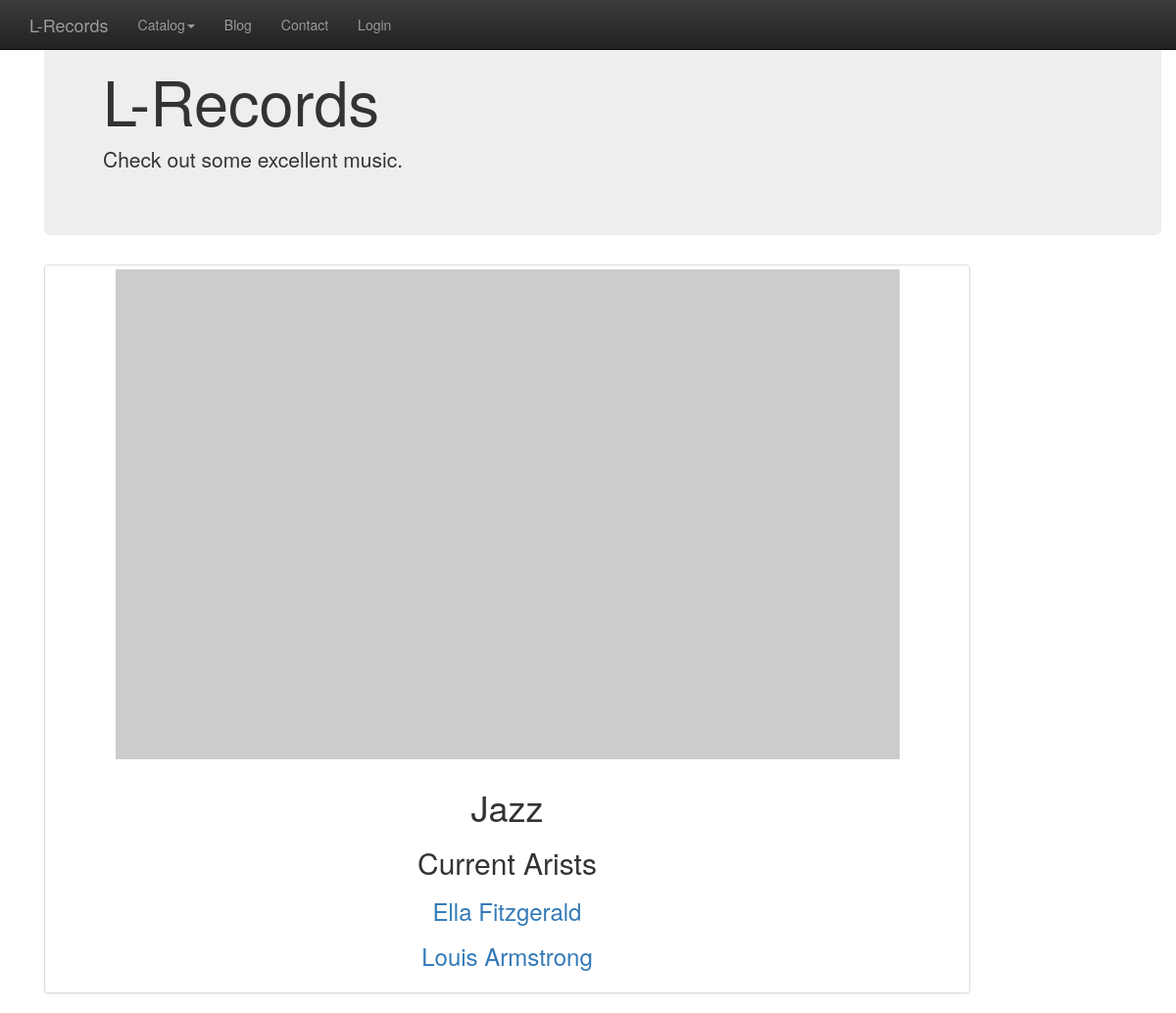
The app's page /genres/1/ with its own data.
### app/records/record_model.py (models this page shows, shortened)
class Base(db.Model):
	__abstract__ = True
	id = db.Column(db.Integer, primary_key=True)
	date_created  = db.Column(db.DateTime, default=db.func.current_timestamp())
	date_modified = db.Column(db.DateTime, default=db.func.current_timestamp(), onupdate=db.func.current_timestamp())

class Genre(Base):
	__tablename__ = 'genre'
	id = db.Column(db.Integer, primary_key=True)
	genre_name = db.Column(db.String(250), nullable=False)
	description = db.Column(db.String, nullable=True)

class Artist(Base):
	__tablename__ = 'artist'
	id = db.Column(db.Integer, primary_key=True)
	artist_name = db.Column(db.String(250), nullable=False)
	genre_id = db.Column(db.Integer, ForeignKey('genre.id'), nullable=True)
	genre = db.relationship(Genre)

### app/records/record_controllers.py (the view)
@recordBase.route('/genres/<int:genre_id>/', methods=['GET', 'POST'])
def showGenreInfo(genre_id):
    genre = db.session.query(Genre).filter_by(id=genre_id).one()
    artists = db.session.query(Artist).filter_by(genre_id=genre_id)
    if 'username' not in login_session:
        return render_template("genres/genre_info.html", genre = genre, artists = artists, loggedIn = False)
    else:
        return render_template("genres/genre_info.html", genre = genre, artists = artists, loggedIn = True)

### app/templates/genres/genre_info.html (shortened to what this page needs)
{% extends "main.html" %} {% block content %} {% include "header.html" %}
<div class="row text-center">
    <div class="col-md-10 col-sm-10 hero-feature">
        <div class="thumbnail">
            <img src="http://placehold.it/800x500" alt="">
            <div class="caption">
                <h1>{{genre.genre_name}}</h1>
                <h2>Current Arists</h2> {% for artist in artists %}
                <h3><a href="/artists/{{ artist.id }}">{{ artist.artist_name }}</a></h3> {% endfor %}
            </div>
        </div>
    </div>
    <div class="col-md-1 col-sm-1 hero-feature"></div>
    {% endblock %}

### records on screen
Genre: genre_name "Jazz"
Artist: artist_name "Ella Fitzgerald"
Artist: artist_name "Louis Armstrong"
